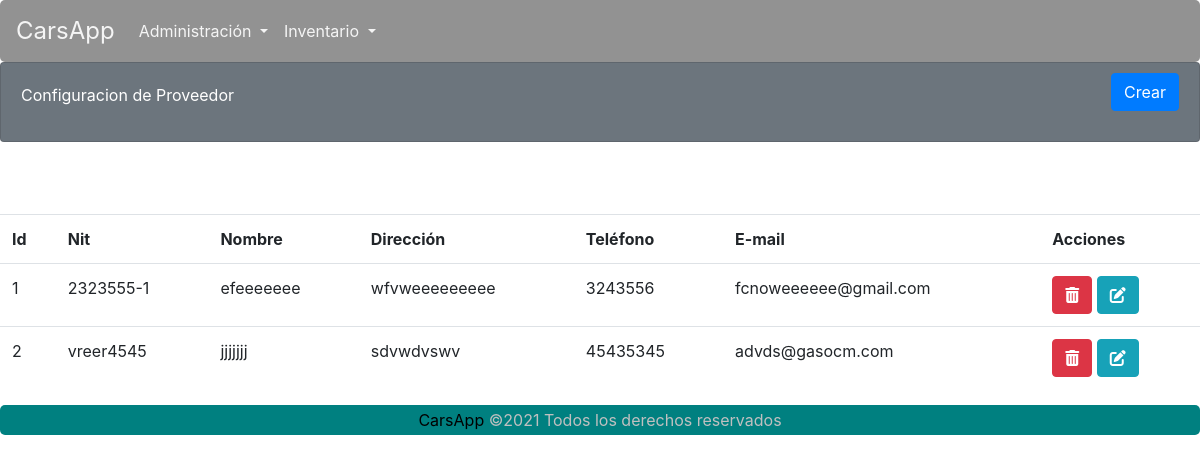
/carsapp/proveedorListar/, run on the app's committed database.
### carsapp/models.py (models this page shows)
class Proveedor(models.Model):
    id_proveedor = models.AutoField(primary_key=True)
    nit = models.CharField(max_length=30, blank=False, null=False)
    nombre = models.CharField(max_length=100, blank=False, null=False)
    direccion = models.CharField(max_length=50, blank=False, null=False)
    telefono = models.CharField(max_length=20, blank=False, null=False)
    email = models.EmailField(blank=False, null=False)
    def __str__(self):
        return f"{self.nombre}"

### carsapp/views.py (the view)
# urls.py: path('proveedorListar/', views.ProveedorLista.as_view(), name='proveedorListar'),
class ProveedorLista(ListView):
    template_name = 'carsapp/proveedorListar.html'
    queryset = Proveedor.objects.all()
    paginate_by = 7
    def get_context_data(self, **kwargs):
        context = super().get_context_data(**kwargs)
        context['message'] = 'Lista de Proveedores'
        print(context)
        return context

### carsapp/templates/carsapp/proveedorListar.html (shortened to what this page needs)
{% extends 'carsapp/base.html' %}
{% load static %}
{% block contenedor %}
<div class="card text-white bg-secondary">
    <div class="card-body">
        <div>
            Configuracion de Proveedor
        </div>
        <div class="btn-cerrarSesion">
            <a class="btn btn-primary" href="{% url 'carsapp:proveedorFormulario' %}" id="ID_BTNListar">Crear</a>
        </div>
    </div>
</div>
    <br>
    <br />
    <br />
    {% if object_list %}
    <table class="table  table-hover">
        <tr>
            <th>Id</th>
            <th>Nit</th>
            <th>Nombre</th>
            <th>Dirección</th>
            <th>Teléfono</th>
            <th>E-mail</th>
            <th>Acciones</th>
        </tr>
        {% for registro in object_list %}
        <tr>
            <td>{{ registro.id_proveedor}}</td>
            <td>{{ registro.nit }}</td>
            <td>{{ registro.nombre }}</td>
            <td>{{ registro.direccion }}</td>
            <td>{{ registro.telefono }}</td>
            <td>{{ registro.email }}</td>
            <td>
                <abbr title="Eliminar proveedor"><a class="btn btn-danger" href="javascript:vehiculo_Eliminar('{% url 'carsapp:proveedorEliminar' registro.id_proveedor %}')" role="button"><i class="fas fa-trash-alt"></i></a></abbr>
                <abbr title="Actualizar datos"><a class="btn btn-info" href="{% url 'carsapp:proveedorFormActualizar' registro.id_proveedor %}" role="button"><i class="fas fa-edit"></i></a></abbr>
            </td>
        </tr>
        {% endfor %}
    </table>
    {% else %}
    No hay datos aún.
    {% endif %}
{% endblock %}

### carsapp/static/carsapp/CSS/estilos.css (style rules this page uses)
* { margin: 0; padding: 0; }
.card-body > div { display: inline-block; }
.btn-cerrarSesion { margin-top: -10px; float: right; }
.card { height: 10vh; }
h4, h2,small,a { margin: 0; padding: 0; color: black; }
a { text-decoration: none; }

### data on the page
Proveedor: id_proveedor "1", nit "2323555-1", nombre "efeeeeeee", direccion "wfvweeeeeeeee", telefono "3243556", email "fcnoweeeeee@gmail.com"
Proveedor: id_proveedor "2", nit "vreer4545", nombre "jjjjjjj", direccion "sdvwdvswv", telefono "45435345", email "advds@gasocm.com"
